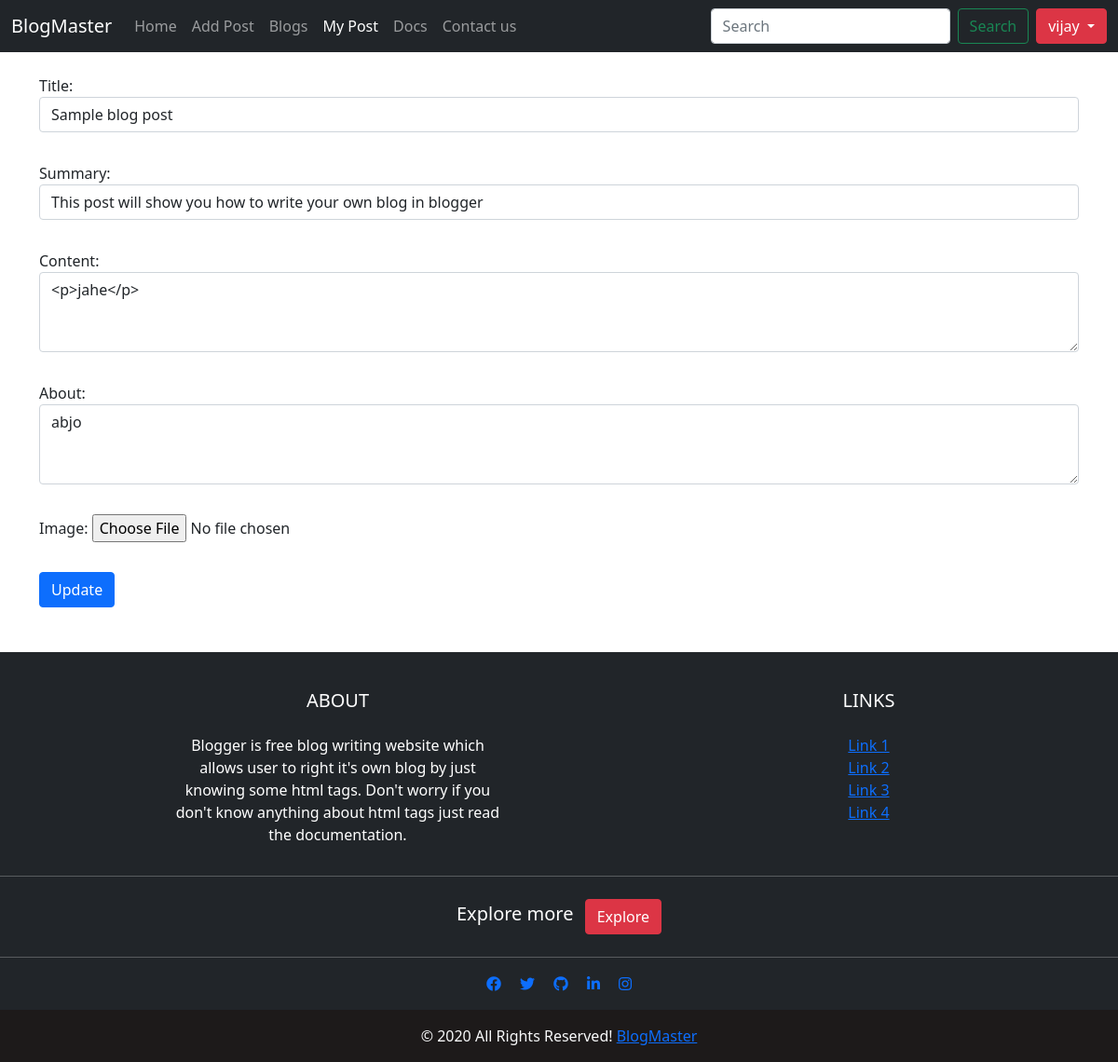
The app's page /edit/article/6 (signed in) with its own data.
### blogPost/models.py (models this page shows, shortened)
class BlogPost(models.Model):
    id=models.AutoField(primary_key=True)
    user=models.ForeignKey(User,on_delete=models.CASCADE)
    title=models.CharField(max_length=100,default='')
    timestamp=models.DateTimeField(default=now)
    summary=models.CharField(max_length=1000,default='')
    content=RichTextField()
    about=models.TextField(max_length=10000,default='')
    image=models.ImageField(upload_to="images",blank=True)

### blogPost/views.py (the view)
# urls.py: path('edit/article/<int:pk>',EditPost.as_view()),
class EditPost(UpdateView):
    form_class=EditPostForm
    model=BlogPost
    template_name='update_post.html'

### blogPost/forms.py
class EditPostForm(forms.ModelForm):
    class Meta:
        model=BlogPost
        fields = ['title','summary','content','about','image']
        widgets={
                'title':forms.TextInput(attrs=ATTRIBUTES),
                'summary':forms.TextInput(attrs=ATTRIBUTES),
                'content':forms.Textarea(attrs={**ATTRIBUTES,**TEXTAREA}),
                'about':forms.Textarea(attrs={**ATTRIBUTES,**TEXTAREA}),
            }

### templates/update_post.html (shortened to what this page needs)
{% extends 'base.html' %}
{% block yourPost %}active{% endblock yourPost  %}
{% block body %}
{% if user.is_authenticated %}
    {% if form.instance.user == request.user %}
<div class="container my-4">
    <form class="row g-3 needs-validation" enctype="multipart/form-data" method="POST">{% csrf_token %}
        {{ form.as_p }}
        <div class="col-12">
            <button class="btn btn-primary" id="submit" type="submit">Update</button>
        </div>
    </form>
</div>
    {% endif %}
{% endif %}
{% endblock body %}

### templates/base.html (shortened to what this page needs)
<!DOCTYPE html>
<html lang="en">
<head>
    <link href="https://cdn.jsdelivr.net/npm/bootstrap@5.0.0-beta3/dist/css/bootstrap.min.css" rel="stylesheet"
>
    <link rel="stylesheet" href="https://use.fontawesome.com/releases/v5.15.2/css/all.css"
>
    {% load  static %}
    <link rel="stylesheet" href="{% static 'style.css' %}">
</head>
<body>
    <nav class="navbar navbar-expand-md navbar-dark bg-dark">
        <div class="container-fluid">
            <a class="navbar-brand" href="/">BlogMaster</a>
            <div class="collapse navbar-collapse" id="navbarCollapse">
                <ul class="navbar-nav me-auto mb-2 mb-md-0">
                    <li class="nav-item">
                        <a class="nav-link {% block home %}{% endblock home %}" aria-current="page" href="/">Home</a>
                    </li>
                    <li class="nav-item">
                        <a class="nav-link {% block write %}{% endblock write  %}" href="{% url 'addBlog' %}">Add
                            Post</a>
                    </li>
                    <li class="nav-item">
                        <a class="nav-link {% block article %}{% endblock article %}" href="{% url 'articles' %}">Blogs</a>
                    </li>
                    {% if user.is_authenticated %}
                    <li class="nav-item">
                        <a class="nav-link {% block yourPost %}{% endblock yourPost  %}" href="{% url 'mypost' %}">My Post</a>
                    </li>
                    {% endif %}
                    <li class="nav-item">
                        <a class="nav-link {% block Docs %}{% endblock Docs  %}" href="/docs" target="_blank">Docs</a>
                    </li>
                    <li class="nav-item">
                        <a class="nav-link" href="/#contact">Contact us</a>
                    </li>
                </ul>
                <form class="d-flex mx-2">
                    <input class="form-control me-2" type="search" placeholder="Search" aria-label="Search">
                    <button class="btn btn-outline-success" type="submit">Search</button>
                </form>
                {% if not user.is_authenticated %}
                <button type="button" class="btn btn-primary" id='signupbtn' data-bs-toggle="modal"
                    data-bs-target="#signUp">Sign
                    Up</button>
                <button type="button" class="btn btn-success" data-bs-toggle="modal"
                    data-bs-target="#login">Login</button>
                {% else %}
                <div class="btn-group">
                    <button type="button" class="btn btn-danger dropdown-toggle" data-bs-toggle="dropdown"
                        data-bs-display="static" aria-expanded="false">
                        {{ request.user}}
                    </button>
                </div>
                {% endif %}
            </div>
        </div>
    </nav>
    {% block body %}{% endblock body %}
    <footer class="page-footer font-small bg-dark pt-4 my-4" style=" color: white;">
        <div class="container text-center text-md-left" >
            <div class="row">
                <div class="col-md-4 mx-auto">
                    <h5 class="font-weight-bold text-uppercase mt-3 mb-4">About </h5>
                    <p>Blogger is free blog writing website which allows user to right it's own blog by just
                knowing some html tags. Don't worry if you don't know anything about html tags just read the
                documentation.</p>
                </div>
                <div class="col-md-2 mx-auto">
                    <h5 class="font-weight-bold text-uppercase mt-3 mb-4">Links</h5>
                    <ul class="list-unstyled">
                        <li>
                            <a href="#!">Link 1</a>
                        </li>
                        <li>
                            <a href="#!">Link 2</a>
                        </li>
                        <li>
                            <a href="#!">Link 3</a>
                        </li>
                        <li>
                            <a href="#!">Link 4</a>
                        </li>
                    </ul>
                </div>
            </div>
        </div>
        <hr>
        <ul class="list-unstyled list-inline text-center py-2">
        {% if not user.is_authenticated %}
            <li class="list-inline-item">
                <h5 class="mb-1">Register for free</h5>
            </li>
            <li class="list-inline-item">
                <button class="btn btn-danger btn-rounded" data-bs-toggle="modal"
                    data-bs-target="#signUp">Sign up!</button>
            </li>
        {% else %}
        <li class="list-inline-item">
                <h5 class="mb-1">Explore more</h5>
            </li>
            <li class="list-inline-item">
                <a href='{% url 'articles' %}' class="btn btn-danger btn-rounded">Explore</a>
            </li>
        {% endif %}
        </ul>
        <hr>
        <ul class="list-unstyled list-inline text-center">
            <li class="list-inline-item">
                <a class="btn-floating btn-fb mx-1">
                    <i class="fab fa-facebook"></i>
                </a>
            </li>
            <li class="list-inline-item">
                <a class="btn-floating btn-tw mx-1">
                    <i class="fab fa-twitter"> </i>
                </a>
            </li>
            <li class="list-inline-item">
                <a class="btn-floating btn-gplus mx-1" href='https://github.com/VJ-s20'>
                    <i class="fab fa-github"> </i>
                </a>
            </li>
            <li class="list-inline-item">
                <a class="btn-floating btn-li mx-1">
                    <i class="fab fa-linkedin-in"> </i>
                </a>
            </li>
            <li class="list-inline-item">
                <a class="btn-floating btn-dribbble mx-1" href='https://www.instagram.com/_vj_s/' target='_blank'>
                <i class="fab fa-instagram"></i>
                </a>
            </li>
        </ul>
        <div class="footer-copyright text-center py-3" style="background-color: #1d1a1a;"> <span class="text-light">&copy; 2020 All Rights
                Reserved!</span>
            <a href="#"> BlogMaster</a>
        </div>
    </footer>
</body>
</html>

### static/style.css (style rules this page uses)
footer { position:absolute; width:100%; }

### records on screen
BlogPost: title "Sample blog post", summary "This post will show you how to write your own blog in blogger", content "<p>jahe</p>", about "abjo"

### other values on screen
{{ request.user }} "vijay"
